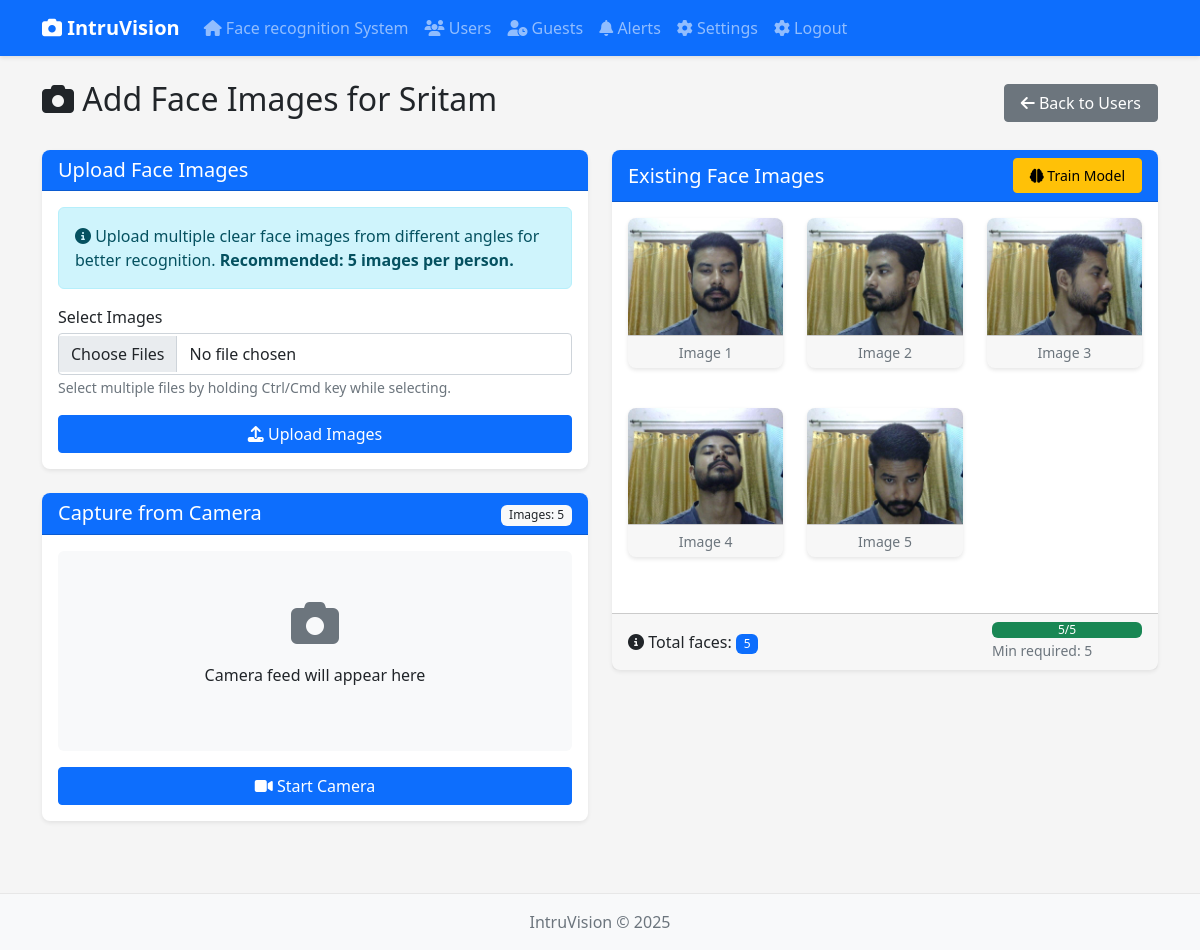
Screenshot of /add_face/1 (signed in) with the database file from the repository.
### tables this page shows
CREATE TABLE PERSON (
            id INTEGER PRIMARY KEY AUTOINCREMENT,
            name TEXT NOT NULL,
            gender TEXT,
            dob TEXT,
            mobile TEXT,
            email TEXT,
            user_type TEXT DEFAULT 'regular'
        );

CREATE TABLE FACE (
            id INTEGER PRIMARY KEY AUTOINCREMENT,
            person_id INTEGER,
            file_path TEXT NOT NULL,
            created_at TIMESTAMP DEFAULT CURRENT_TIMESTAMP,
            FOREIGN KEY (person_id) REFERENCES PERSON (id) ON DELETE CASCADE
        );

### app.py (the view, shortened to what this page needs)
@app.route('/add_face/<int:person_id>', methods=['GET', 'POST'])
@login_required
def add_face(person_id):
    person = db.get_person(person_id)
    if not person:
        flash('User not found', 'danger')
        return redirect(url_for('users'))
    faces = db.get_faces(person_id)
    min_face_images = app.config['MIN_FACE_IMAGES']
    return render_template('add_face.html',
                           person=person,
                           faces=faces,
                           min_face_images=min_face_images,
                           is_training=is_training)

### app.py (called while the page is built)
@app.context_processor
def inject_now():
    return {'now': datetime.now()}

### modules/auth.py (called while the page is built)
def login_required(f):
    @wraps(f)
    def decorated_function(*args, **kwargs):
        if 'user' not in session:
            flash('Please log in to access this page', 'warning')
            session['next_url'] = request.url
            return redirect(url_for('login'))
        return f(*args, **kwargs)
    return decorated_function

### modules/database.py (called while the page is built)
    def get_connection(self):
        if self.conn is None:
            self.conn = sqlite3.connect(self.db_path, check_same_thread=False)
            self.conn.row_factory = sqlite3.Row
        return self.conn

    def get_person(self, person_id):
        conn = self.get_connection()
        cursor = conn.cursor()
        cursor.execute('SELECT * FROM PERSON WHERE id=?', (person_id,))
        return cursor.fetchone()

    def get_faces(self, person_id):
        conn = self.get_connection()
        cursor = conn.cursor()
        cursor.execute('SELECT * FROM FACE WHERE person_id=?', (person_id,))
        return cursor.fetchall()

### templates/add_face.html (shortened to what this page needs)
{% extends "layout.html" %}
{% block content %}
<div class="d-flex justify-content-between align-items-center mb-4">
    <h2><i class="fas fa-camera"></i> Add Face Images for {{ person.name }}</h2>
    <a href="{{ url_for('users') }}" class="btn btn-secondary">
        <i class="fas fa-arrow-left"></i> Back to Users
    </a>
</div>
<div class="row">
    <div class="col-md-6">
        <div class="card shadow-sm mb-4">
            <div class="card-header bg-primary text-white">
                <h5 class="mb-0">Upload Face Images</h5>
            </div>
            <div class="card-body">
                <div class="alert alert-info">
                    <i class="fas fa-info-circle"></i> Upload multiple clear face images from different angles for better recognition.
                    <strong>Recommended: {{ min_face_images }} images per person.</strong>
                </div>
                <form action="{{ url_for('add_face', person_id=person.id) }}" method="post" enctype="multipart/form-data">
                    <div class="mb-3">
                        <label for="face_images" class="form-label">Select Images</label>
                        <input type="file" class="form-control" id="face_images" name="face_images" accept="image/jpeg, image/png" multiple required>
                        <small class="form-text text-muted">Select multiple files by holding Ctrl/Cmd key while selecting.</small>
                    </div>
                    <div class="d-grid">
                        <button type="submit" class="btn btn-primary">
                            <i class="fas fa-upload"></i> Upload Images
                        </button>
                    </div>
                </form>
            </div>
        </div>
        <div class="card shadow-sm">
            <div class="card-header bg-primary text-white d-flex justify-content-between align-items-center">
                <h5 class="mb-0">Capture from Camera</h5>
                <div>
                    <span class="badge bg-light text-dark" id="face-counter">
                        Images: <span id="capture-count">0</span>
                    </span>
                </div>
            </div>
            <div class="card-body">
                <div class="camera-container mb-3">
                    <div id="camera-placeholder" class="w-100 bg-light text-center py-5 rounded">
                        <i class="fas fa-camera fa-3x mb-3 text-muted"></i>
                        <p>Camera feed will appear here</p>
                    </div>
                </div>
                <div class="d-grid gap-2">
                    <button id="start-camera" class="btn btn-primary">
                        <i class="fas fa-video"></i> Start Camera
                    </button>
                </div>
            </div>
        </div>
    </div>
    <div class="col-md-6">
        <div class="card shadow-sm">
            <div class="card-header bg-primary text-white d-flex justify-content-between align-items-center">
                <h5 class="mb-0">Existing Face Images</h5>
                <div>
                    <form action="{{ url_for('add_face', person_id=person.id) }}" method="post" id="train-form">
                        <button type="submit" class="btn btn-warning btn-sm" {% if is_training %}disabled{% endif %}>
                            {% if is_training %}
                                <i class="fas fa-cog fa-spin"></i> Training...
                            {% else %}
                                <i class="fas fa-brain"></i> Train Model
                            {% endif %}
                        </button>
                    </form>
                </div>
            </div>
            <div class="card-body">
                <div class="row" id="face-images-container">
                    {% if faces|length == 0 %}
                        <div class="col-12 text-center py-4" id="no-faces-message">
                            <i class="fas fa-image fa-3x text-muted mb-3"></i>
                            <p>No face images added yet</p>
                        </div>
                    {% else %}
                        {% for face in faces %}
                            <div class="col-6 col-md-4 mb-3">
                                <div class="card face-image-card">
                                    <img src="{{ url_for('static', filename=face.file_path.replace('static/', '')) }}"
                                         class="card-img-top" alt="{{ person.name }}">
                                    <div class="card-footer p-1 text-center">
                                        <small class="text-muted">Image {{ loop.index }}</small>
                                    </div>
                                </div>
                            </div>
                        {% endfor %}
                    {% endif %}
                </div>
            </div>
            <div class="card-footer">
                <div class="d-flex justify-content-between align-items-center">
                    <p class="mb-0">
                        <i class="fas fa-info-circle"></i> Total faces: <span class="badge bg-primary" id="total-face-count">{{ faces|length }}</span>
                    </p>
                    <div>
                        <div class="progress" style="width: 150px;">
                            <div class="progress-bar {% if faces|length >= min_face_images %}bg-success{% else %}bg-warning{% endif %}"
                                 role="progressbar"
                                 style="width: {{ (faces|length / min_face_images * 100) if faces|length < min_face_images else 100 }}%"
                                 aria-valuenow="{{ faces|length }}"
                                 aria-valuemin="0"
                                 aria-valuemax="{{ min_face_images }}">
                                {{ faces|length }}/{{ min_face_images }}
                            </div>
                        </div>
                        <small class="text-muted">Min required: {{ min_face_images }}</small>
                    </div>
                </div>
            </div>
        </div>
    </div>
</div>
{% endblock %}

### static/css/style.css (style rules this page uses)
:root { --primary-color: #0d6efd; --secondary-color: #6c757d; --success-color: #198754; --danger-color: #dc3545; --warning-color: #ffc107; --info-color: #0dcaf0; --light-color: #f8f9fa; --dark-color: #212529; }
body { background-color: #f5f5f5; font-family: 'Segoe UI', Tahoma, Geneva, Verdana, sans-serif; }
.card { border-radius: 0.5rem; border: none; box-shadow: 0 0.125rem 0.25rem rgba(0, 0, 0, 0.075); margin-bottom: 1.5rem; }
.card-header { border-top-left-radius: 0.5rem !important; border-top-right-radius: 0.5rem !important; font-weight: 500; }
.btn { border-radius: 0.25rem; font-weight: 500; padding: 0.375rem 1rem; transition: all 0.2s ease; }
.btn-primary { background-color: var(--primary-color); border-color: var(--primary-color); }
.form-label { font-weight: 500; margin-bottom: 0.25rem; }
.form-control, .form-select { border-radius: 0.25rem; padding: 0.5rem 0.75rem; border: 1px solid #ced4da; }
.badge { padding: 0.35em 0.65em; font-weight: 500; }
.face-image-card { border-radius: 0.5rem; overflow: hidden; box-shadow: 0 2px 4px rgba(0, 0, 0, 0.1); transition: transform 0.2s ease; }

### rows the page displays
PERSON: name "Sritam"
FACE: file_path.name (picture)
FACE: file_path.name (picture)
FACE: file_path.name (picture)
FACE: file_path.name (picture)
FACE: file_path.name (picture)

### other values shown
{{ min_face_images }} "5"
{{ faces|length }} "5"
